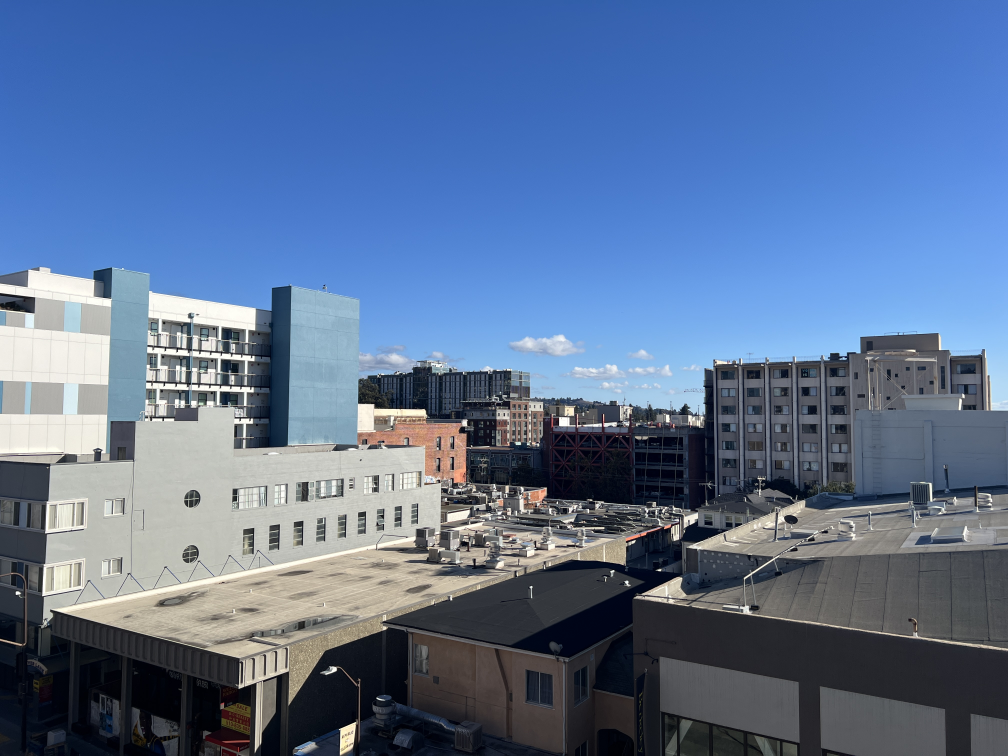
#> input picture p4a/mosaic_1/left.JPG, 4032 x 3024 px (shown at 1/4 size)
$ python A4.py
#> lines starting #> are read from the running program, lines starting #| are printed output that depends on the picture
### p4a/A2.py
import numpy as np

import mosaic_1.corr


def computeH(ref, to_project):
    # find H
    # H = 3x3 matrix with 8DoF since lower right corner is 1
    # such that p' = Hp
    # p = the points we want to project (3 x N) where N = number of correspondences
    # p' = the points we want to project should look like ref after projection (3 x N)
    # expanding all the terms
    # p1 = linear in (h1, ..., h8) with constants (p1, p2, q1, q2) used
    ref = np.astype(ref, np.float64)
    to_project = np.astype(to_project, np.float64)
    A = []
    b = []
    corr = np.hstack((to_project, ref))
    for p1, p2, q1, q2 in corr:
        A.append([p1, p2, 1, 0, 0, 0, -q1*p1, -q1*p2])
        A.append([0, 0, 0, p1, p2, 1, -q2*p1, -q2*p2])
        b.extend([q1, q2])
    x, err, _, _ = np.linalg.lstsq(A, b, rcond=None)
    H = np.append(x, 1)
    print("Error:", err)
    return H.reshape(3, 3)


# [3 lines that do not run on import are left out]

### p4a/A4.py
from scipy.ndimage import distance_transform_edt
import cv2
from pathlib import Path

import numpy as np

from A2 import computeH
import mosaic_1.corr
import mosaic_2.corr
import mosaic_3.corr
from A3 import warpImageBilinear, warpImageNearestNeighbor

DIR = Path(__file__).resolve().parent
t = 1
IN_PATH = DIR / f"mosaic_{t}"
OUT_PATH = DIR / f"mosaic_{t}"
if (t == 1):
    center_left_pts = mosaic_1.corr.center_left_pts
    left_pts = mosaic_1.corr.left_pts
    right_pts = mosaic_1.corr.right_pts
    center_right_pts = mosaic_1.corr.center_right_pts
elif t == 2:
    center_left_pts = mosaic_2.corr.center_left_pts
    left_pts = mosaic_2.corr.left_pts
    right_pts = mosaic_2.corr.right_pts
    center_right_pts = mosaic_2.corr.center_right_pts
elif t == 3:
    center_left_pts = mosaic_3.corr.center_left_pts
    left_pts = mosaic_3.corr.left_pts
    right_pts = mosaic_3.corr.right_pts
    center_right_pts = mosaic_3.corr.center_right_pts

left = cv2.imread(IN_PATH / "left.JPG")
#> left is the input picture: shape (3024, 4032, 3); mean B, G, R 149.7, 113.9, 91.1
center = cv2.imread(IN_PATH / "center.JPG")
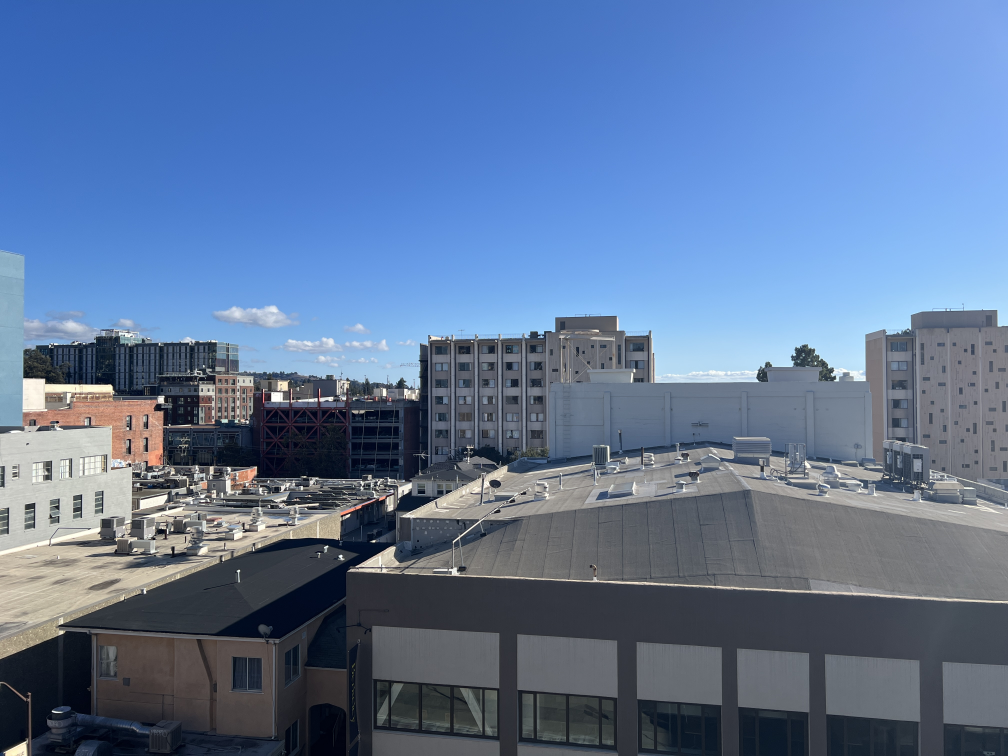
#> input picture p4a/mosaic_1/center.JPG, 4032 x 3024 px (shown at 1/4 size)
#> center is the input picture: shape (3024, 4032, 3); mean B, G, R 154, 117.9, 94.2
right = cv2.imread(IN_PATH / "right.JPG")
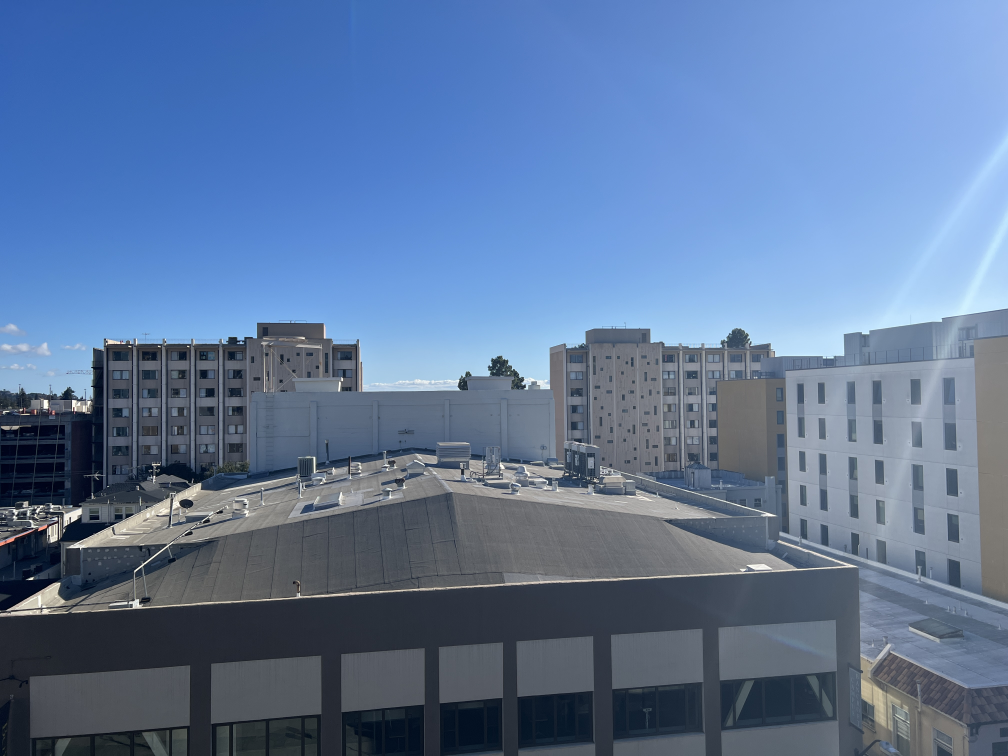
#> input picture p4a/mosaic_1/right.JPG, 4032 x 3024 px (shown at 1/4 size)
#> right is the input picture: shape (3024, 4032, 3); mean B, G, R 155.1, 119.3, 94.9

# downscale everything because massive images from iphone are hard to process
f = 0.5
print("left.shape", left.shape)
#| left.shape (3024, 4032, 3)
left = cv2.resize(left, None, fx=f, fy=f, interpolation=cv2.INTER_AREA)
#> left: shape (1512, 2016, 3)
center = cv2.resize(center, None, fx=f, fy=f, interpolation=cv2.INTER_AREA)
#> center: shape (1512, 2016, 3)
right = cv2.resize(right, None, fx=f, fy=f, interpolation=cv2.INTER_AREA)
#> right: shape (1512, 2016, 3)
print("left.shape", left.shape)
#| left.shape (1512, 2016, 3)
center_left_pts = center_left_pts * f
left_pts = left_pts * f
center_right_pts = center_right_pts * f
right_pts = right_pts * f

#> (the run stopped early here; a loop or call above may not have finished)
